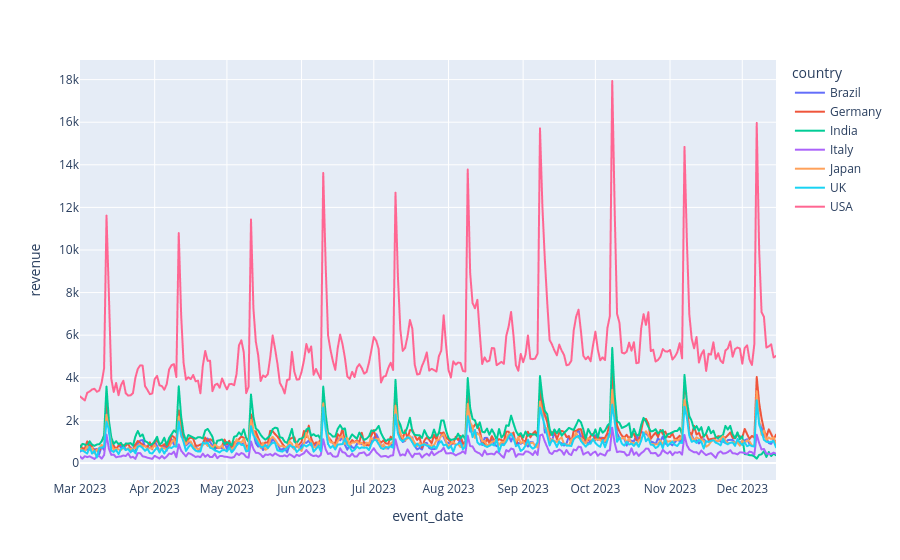

Notebook code cell kept with this figure:
### Code cell
query_1 = """
select 
t.event_date,
ui.country,
sum(t.revenue) as revenue
from mobile_game.transactions t 
left join mobile_game.user_info ui 
on t.user_id = ui.user_id
group by t.event_date, ui.country
"""
df_1 = fetch_data_pandas(query_1)
px.line(df_1, x='event_date', y='revenue', color='country')

### Figure 1 — Plotly figure (JSON) as saved in the notebook; plotly's stock layout.template omitted (floating-point values rounded to 4 significant figures; data arrays with more than 128 entries replaced by an {"elided": "..."} marker saying what was removed)
{"data": [{"hovertemplate": "country=Brazil<br>event_date=%{x}<br>revenue=%{y}<extra></extra>", "legendgroup": "Brazil", "line": {"color": "#636efa", "dash": "solid"}, "marker": {"symbol": "circle"}, "mode": "lines", "name": "Brazil", "showlegend": true, "type": "scattergl", "x": {"elided": "290 str values"}, "xaxis": "x", "y": {"elided": "290 float values"}, "yaxis": "y"}, {"hovertemplate": "country=Germany<br>event_date=%{x}<br>revenue=%{y}<extra></extra>", "legendgroup": "Germany", "line": {"color": "#EF553B", "dash": "solid"}, "marker": {"symbol": "circle"}, "mode": "lines", "name": "Germany", "showlegend": true, "type": "scattergl", "x": {"elided": "290 str values"}, "xaxis": "x", "y": {"elided": "290 float values"}, "yaxis": "y"}, {"hovertemplate": "country=India<br>event_date=%{x}<br>revenue=%{y}<extra></extra>", "legendgroup": "India", "line": {"color": "#00cc96", "dash": "solid"}, "marker": {"symbol": "circle"}, "mode": "lines", "name": "India", "showlegend": true, "type": "scattergl", "x": {"elided": "290 str values"}, "xaxis": "x", "y": {"elided": "290 float values"}, "yaxis": "y"}, {"hovertemplate": "country=Italy<br>event_date=%{x}<br>revenue=%{y}<extra></extra>", "legendgroup": "Italy", "line": {"color": "#ab63fa", "dash": "solid"}, "marker": {"symbol": "circle"}, "mode": "lines", "name": "Italy", "showlegend": true, "type": "scattergl", "x": {"elided": "290 str values"}, "xaxis": "x", "y": {"elided": "290 float values"}, "yaxis": "y"}, {"hovertemplate": "country=Japan<br>event_date=%{x}<br>revenue=%{y}<extra></extra>", "legendgroup": "Japan", "line": {"color": "#FFA15A", "dash": "solid"}, "marker": {"symbol": "circle"}, "mode": "lines", "name": "Japan", "showlegend": true, "type": "scattergl", "x": {"elided": "290 str values"}, "xaxis": "x", "y": {"elided": "290 float values"}, "yaxis": "y"}, {"hovertemplate": "country=UK<br>event_date=%{x}<br>revenue=%{y}<extra></extra>", "legendgroup": "UK", "line": {"color": "#19d3f3", "dash": "solid"}, "marker": {"symbol": "circle"}, "mode": "lines", "name": "UK", "showlegend": true, "type": "scattergl", "x": {"elided": "290 str values"}, "xaxis": "x", "y": {"elided": "290 float values"}, "yaxis": "y"}, {"hovertemplate": "country=USA<br>event_date=%{x}<br>revenue=%{y}<extra></extra>", "legendgroup": "USA", "line": {"color": "#FF6692", "dash": "solid"}, "marker": {"symbol": "circle"}, "mode": "lines", "name": "USA", "showlegend": true, "type": "scattergl", "x": {"elided": "290 str values"}, "xaxis": "x", "y": {"elided": "290 float values"}, "yaxis": "y"}], "layout": {"legend": {"title": {"text": "country"}, "tracegroupgap": 0}, "margin": {"t": 60}, "xaxis": {"anchor": "y", "domain": [0, 1], "title": {"text": "event_date"}}, "yaxis": {"anchor": "x", "domain": [0, 1], "title": {"text": "revenue"}}}}
